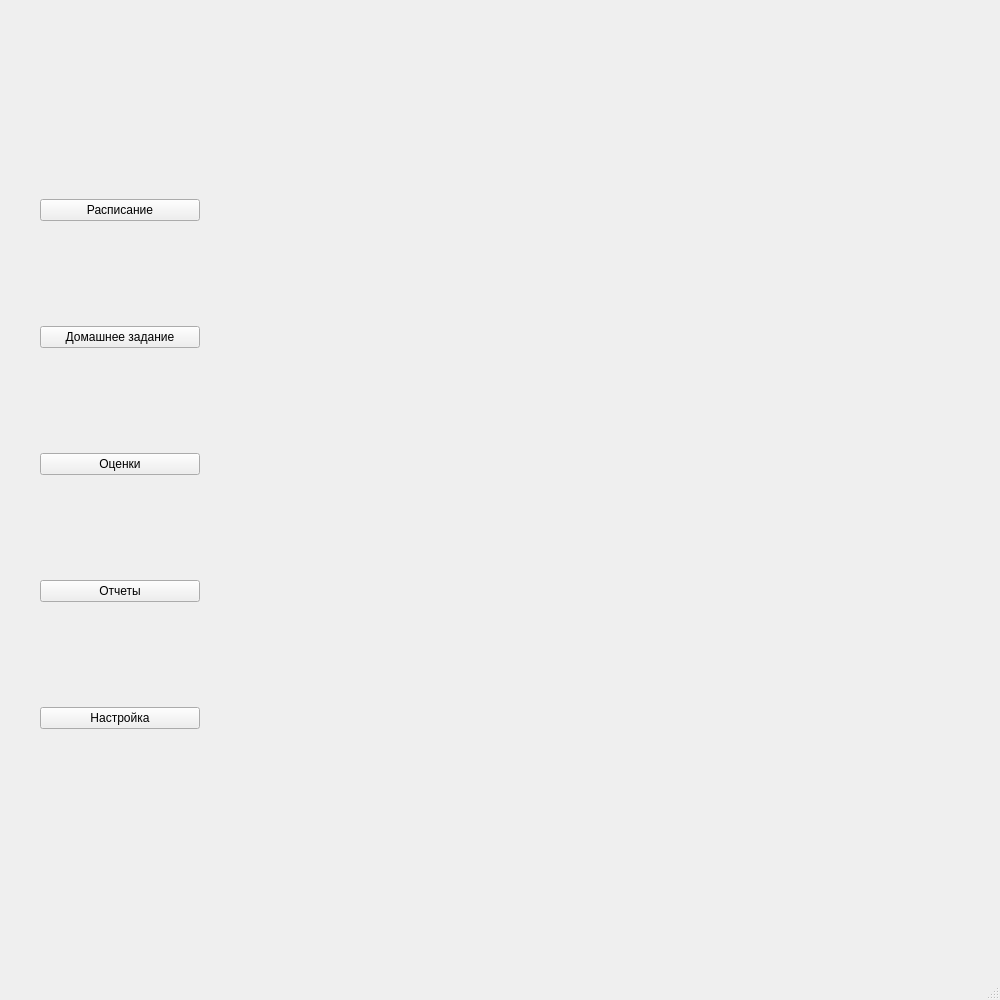
<?xml version="1.0" encoding="UTF-8"?>
<ui version="4.0">
 <class>MainWindow</class>
 <widget class="QMainWindow" name="MainWindow">
  <property name="geometry">
   <rect>
    <x>0</x>
    <y>0</y>
    <width>1000</width>
    <height>1000</height>
   </rect>
  </property>
  <property name="windowTitle">
   <string>MainWindow</string>
  </property>
  <widget class="QWidget" name="centralwidget">
   <widget class="QWidget" name="verticalLayoutWidget">
    <property name="geometry">
     <rect>
      <x>40</x>
      <y>100</y>
      <width>160</width>
      <height>731</height>
     </rect>
    </property>
    <layout class="QVBoxLayout" name="verticalLayout">
     <item>
      <widget class="QPushButton" name="btn_schedule">
       <property name="text">
        <string>Расписание</string>
       </property>
      </widget>
     </item>
     <item>
      <widget class="QPushButton" name="btn_scores">
       <property name="text">
        <string>Домашнее задание</string>
       </property>
      </widget>
     </item>
     <item>
      <widget class="QPushButton" name="btn_homework">
       <property name="text">
        <string>Оценки</string>
       </property>
      </widget>
     </item>
     <item>
      <widget class="QPushButton" name="btn_reports">
       <property name="text">
        <string>Отчеты</string>
       </property>
      </widget>
     </item>
     <item>
      <widget class="QPushButton" name="btn_settings">
       <property name="text">
        <string>Настройка</string>
       </property>
      </widget>
     </item>
    </layout>
   </widget>
  </widget>
  <widget class="QMenuBar" name="menubar">
   <property name="geometry">
    <rect>
     <x>0</x>
     <y>0</y>
     <width>1000</width>
     <height>21</height>
    </rect>
   </property>
  </widget>
  <widget class="QStatusBar" name="statusbar"/>
 </widget>
 <resources/>
 <connections/>
</ui>
